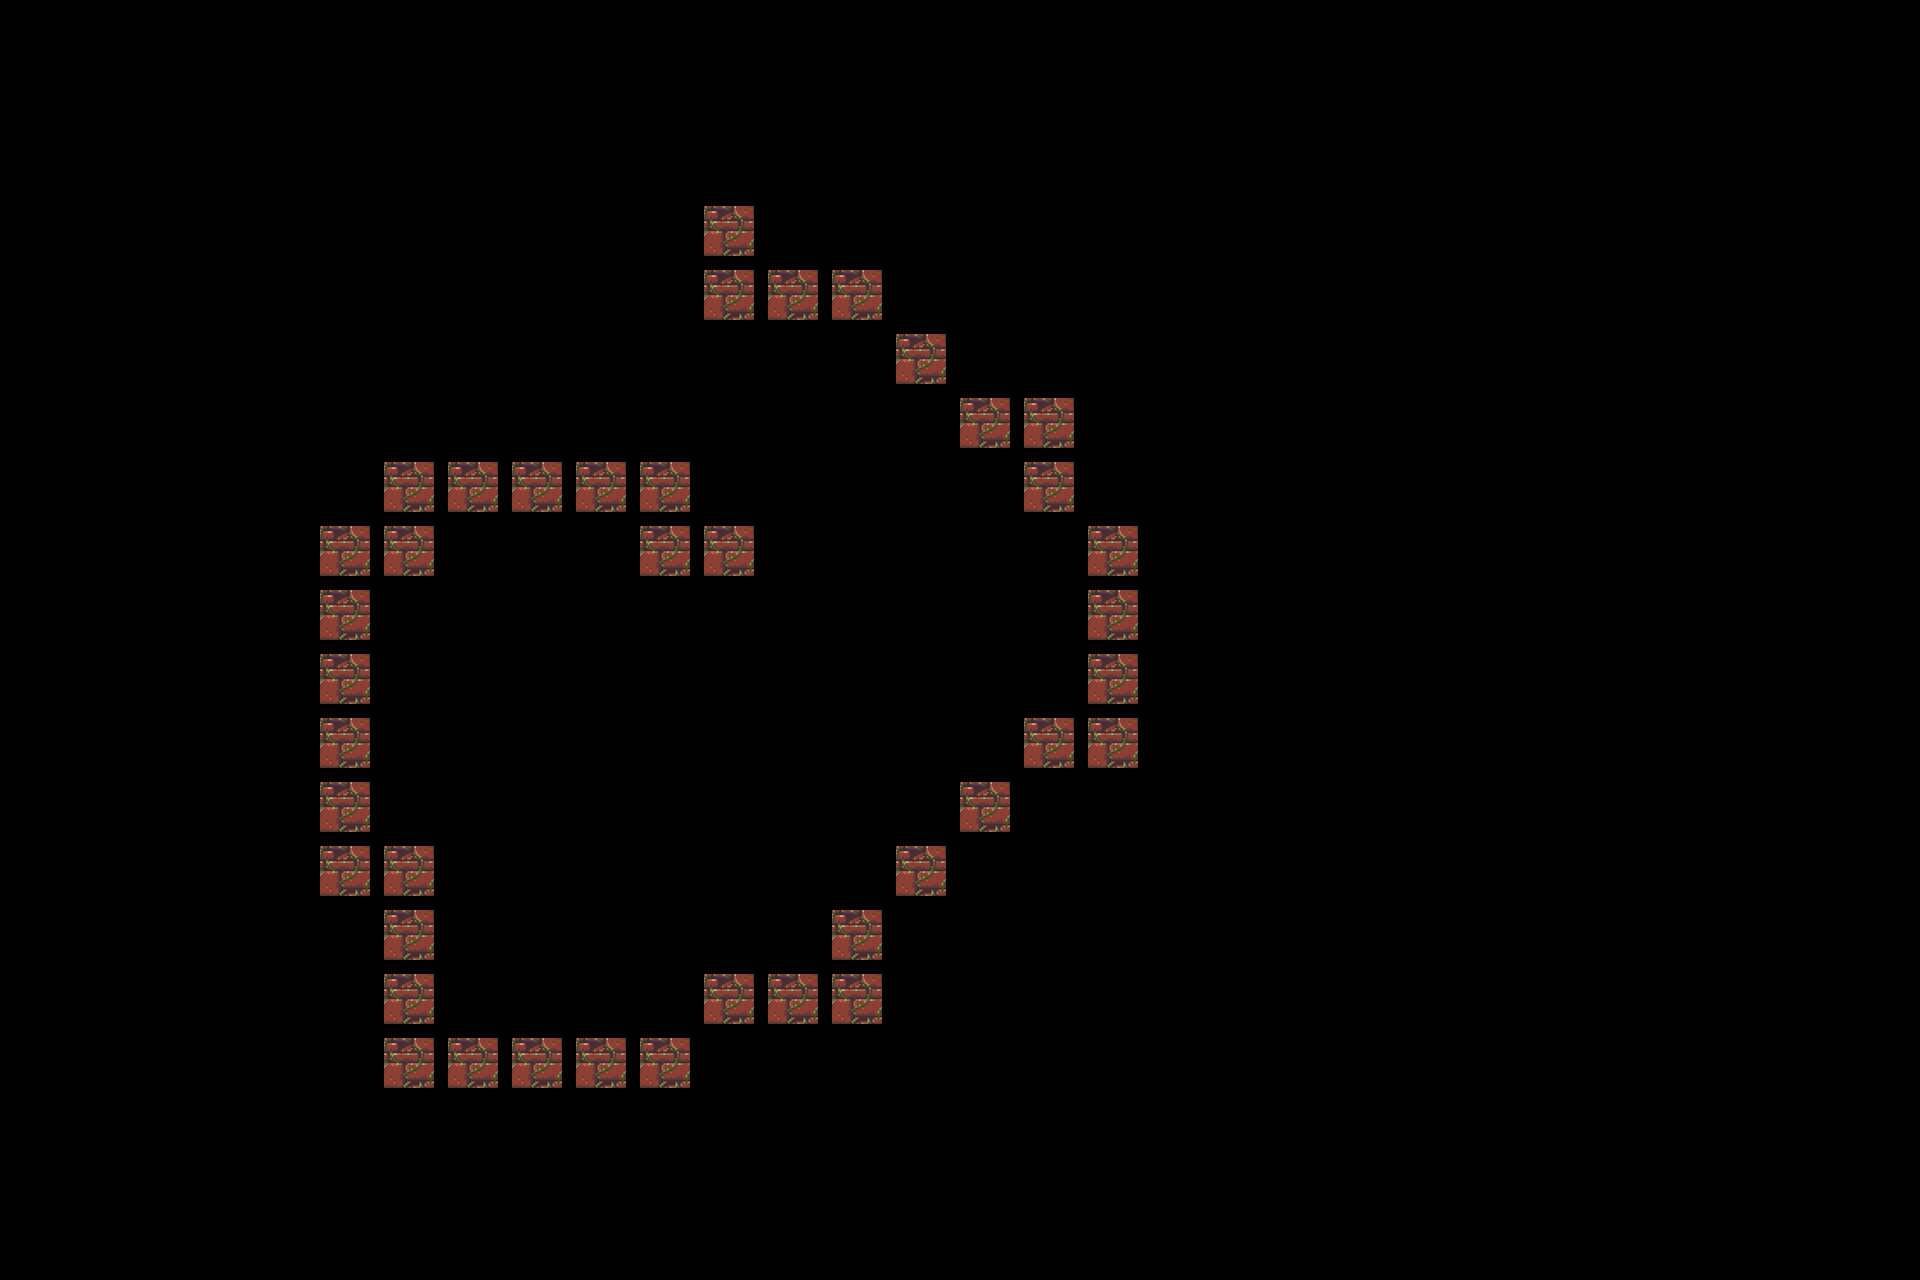

A level layout from a 2D game, rendered from its tile map. Below: a short description, then the map file with its tile-grid data intact:
An orthogonal 30x20 tile map with 64x64 px tiles, 1 tile layer (toplayer).

<map version="1.9" tiledversion="1.9.2" orientation="orthogonal" renderorder="right-down" width="30" height="20" tilewidth="64" tileheight="64" infinite="0" nextlayerid="2" nextobjectid="1">
 <editorsettings>
  <export target="map1..tmj" format="json" />
 </editorsettings>
 <tileset firstgid="1" name="sand" tilewidth="50" tileheight="50" tilecount="1" columns="1">
  <image source="assets/sand.png" width="50" height="50" />
 </tileset>
 <layer id="1" name="toplayer" width="30" height="20">
  <data encoding="csv">
0,0,0,0,0,0,0,0,0,0,0,0,0,0,0,0,0,0,0,0,0,0,0,0,0,0,0,0,0,0,
0,0,0,0,0,0,0,0,0,0,0,0,0,0,0,0,0,0,0,0,0,0,0,0,0,0,0,0,0,0,
0,0,0,0,0,0,0,0,0,0,0,0,0,0,0,0,0,0,0,0,0,0,0,0,0,0,0,0,0,0,
0,0,0,0,0,0,0,0,0,0,0,1,0,0,0,0,0,0,0,0,0,0,0,0,0,0,0,0,0,0,
0,0,0,0,0,0,0,0,0,0,0,1,1,1,0,0,0,0,0,0,0,0,0,0,0,0,0,0,0,0,
0,0,0,0,0,0,0,0,0,0,0,0,0,0,1,0,0,0,0,0,0,0,0,0,0,0,0,0,0,0,
0,0,0,0,0,0,0,0,0,0,0,0,0,0,0,1,1,0,0,0,0,0,0,0,0,0,0,0,0,0,
0,0,0,0,0,0,1,1,1,1,1,0,0,0,0,0,1,0,0,0,0,0,0,0,0,0,0,0,0,0,
0,0,0,0,0,1,1,0,0,0,1,1,0,0,0,0,0,1,0,0,0,0,0,0,0,0,0,0,0,0,
0,0,0,0,0,1,0,0,0,0,0,0,0,0,0,0,0,1,0,0,0,0,0,0,0,0,0,0,0,0,
0,0,0,0,0,1,0,0,0,0,0,0,0,0,0,0,0,1,0,0,0,0,0,0,0,0,0,0,0,0,
0,0,0,0,0,1,0,0,0,0,0,0,0,0,0,0,1,1,0,0,0,0,0,0,0,0,0,0,0,0,
0,0,0,0,0,1,0,0,0,0,0,0,0,0,0,1,0,0,0,0,0,0,0,0,0,0,0,0,0,0,
0,0,0,0,0,1,1,0,0,0,0,0,0,0,1,0,0,0,0,0,0,0,0,0,0,0,0,0,0,0,
0,0,0,0,0,0,1,0,0,0,0,0,0,1,0,0,0,0,0,0,0,0,0,0,0,0,0,0,0,0,
0,0,0,0,0,0,1,0,0,0,0,1,1,1,0,0,0,0,0,0,0,0,0,0,0,0,0,0,0,0,
0,0,0,0,0,0,1,1,1,1,1,0,0,0,0,0,0,0,0,0,0,0,0,0,0,0,0,0,0,0,
0,0,0,0,0,0,0,0,0,0,0,0,0,0,0,0,0,0,0,0,0,0,0,0,0,0,0,0,0,0,
0,0,0,0,0,0,0,0,0,0,0,0,0,0,0,0,0,0,0,0,0,0,0,0,0,0,0,0,0,0,
0,0,0,0,0,0,0,0,0,0,0,0,0,0,0,0,0,0,0,0,0,0,0,0,0,0,0,0,0,0
</data>
 </layer>
</map>